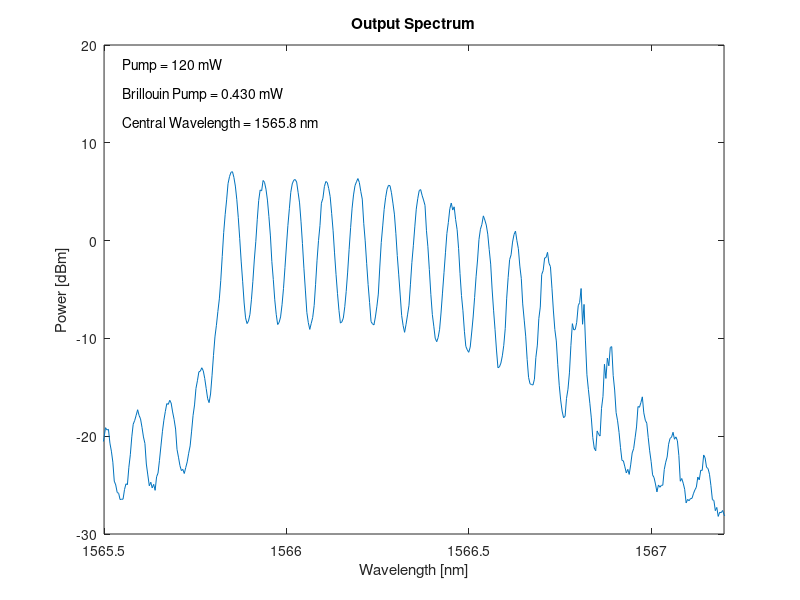
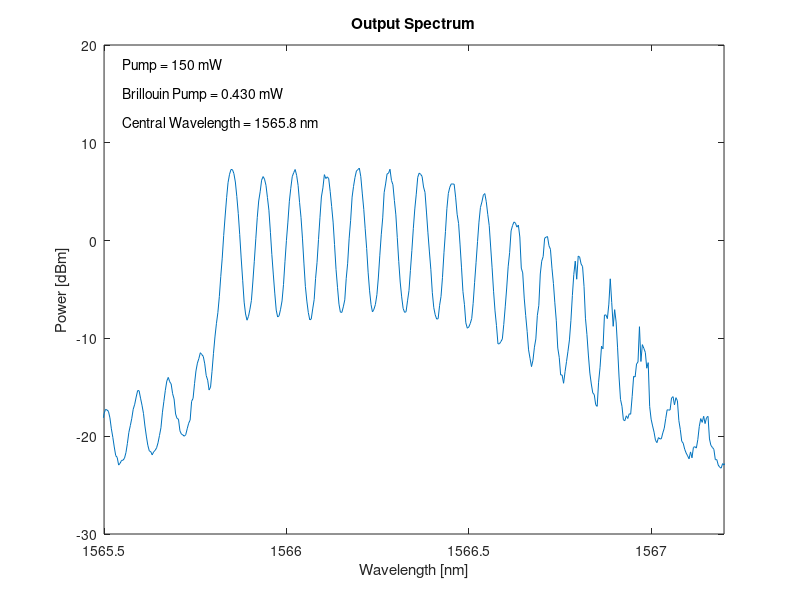
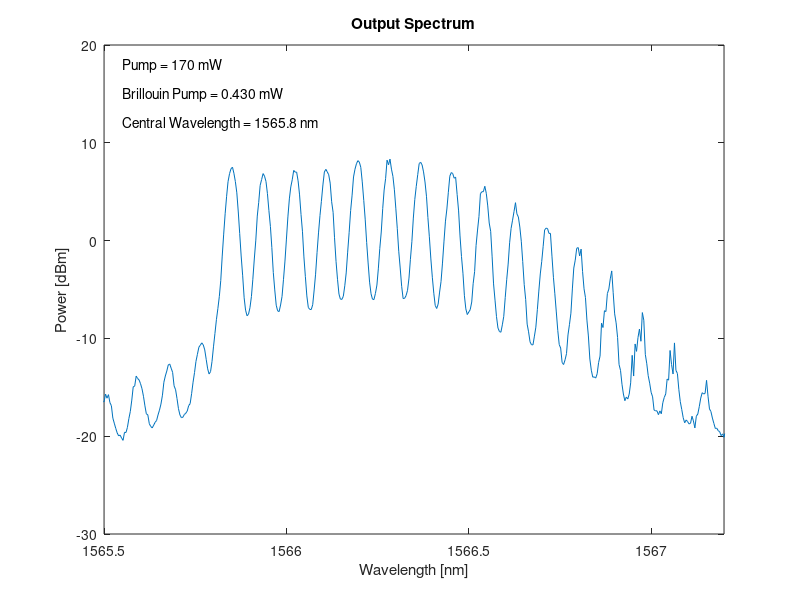
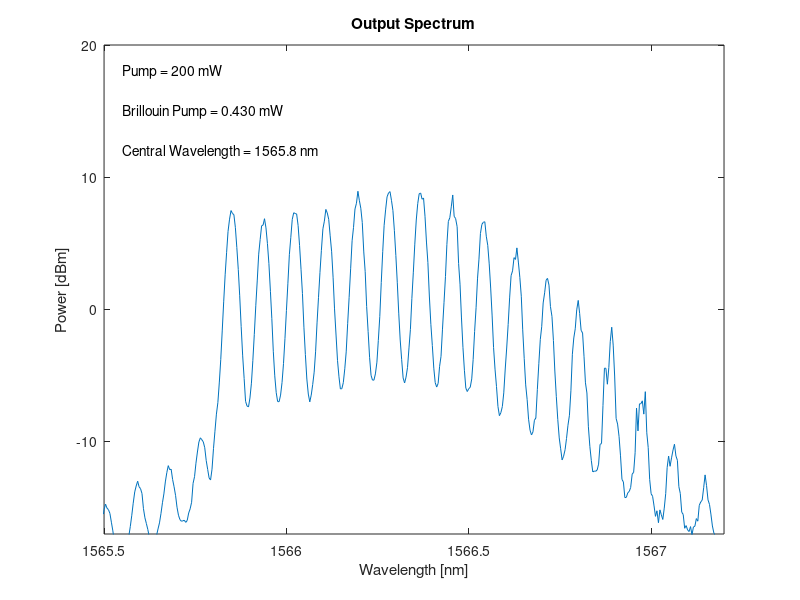

Source code (MATLAB) for these figures, in order:
clc;format short;format compact; 

%% Loads workspaces
load('Workspace_009.mat')
load('Workspace_010.mat')
load('Workspace_011.mat')
load('Workspace_012.mat')
load('Workspace_013.mat')
load('Workspace_014.mat')
load('Workspace_015.mat')

%% dBm 
Power9= 10*log10((Power9)/1e-3);
Power10= 10*log10((Power10)/1e-3);
Power11= 10*log10((Power11)/1e-3);
Power12= 10*log10((Power12)/1e-3);
Power13= 10*log10((Power13)/1e-3);
Power14= 10*log10((Power14)/1e-3);
Power15= 10*log10((Power15)/1e-3);

%% Plots spectrums

figure,plot(Lambda9,Power9);
hold off, grid off
title('Output Spectrum');
xlabel('Wavelength [nm]');
ylabel('Power [dBm]');
axis([1565.5 1567.2 -30 20]);
text(1565.55,18,'Pump = 120 mW');
text(1565.55,15,'Brillouin Pump = 0.430 mW');
text(1565.55,12,'Central Wavelength = 1565.8 nm');

figure, plot(Lambda10,Power10); 
hold off, grid off
title('Output Spectrum');
xlabel('Wavelength [nm]');
ylabel('Power [dBm]');
axis([1565.5 1567.2 -30 20]);
text(1565.55,18,'Pump = 150 mW');
text(1565.55,15,'Brillouin Pump = 0.430 mW');
text(1565.55,12,'Central Wavelength = 1565.8 nm');

figure, plot(Lambda11,Power11);
hold off, grid off
title('Output Spectrum');
xlabel('Wavelength [nm]');
ylabel('Power [dBm]');
axis([1565.5 1567.2 -30 20]);
text(1565.55,18,'Pump = 170 mW');
text(1565.55,15,'Brillouin Pump = 0.430 mW');
text(1565.55,12,'Central Wavelength = 1565.8 nm');

figure,plot(Lambda12,Power12);
hold off, grid off
title('Output Spectrum');
xlabel('Wavelength [nm]');
ylabel('Power [dBm]');
axis([1565.5 1567.2 -17 20]);
text(1565.55,18,'Pump = 200 mW');
text(1565.55,15,'Brillouin Pump = 0.430 mW');
text(1565.55,12,'Central Wavelength = 1565.8 nm');

figure, plot(Lambda13,Power13); 
hold off, grid off
title('Output Spectrum');
xlabel('Wavelength [nm]');
ylabel('Power [dBm]');
axis([1565.5 1567.2 -17 20]);
text(1565.55,18,'Pump = 220 mW');
text(1565.55,15,'Brillouin Pump = 0.430 mW');
text(1565.55,12,'Central Wavelength = 1565.8 nm');

figure, plot(Lambda14,Power14); 
hold off, grid off
title('Output Spectrum');
xlabel('Wavelength [nm]');
ylabel('Power [dBm]');
axis([1565.5 1567.2 -17 20]);
text(1565.55,18,'Pump = 250 mW');
text(1565.55,15,'Brillouin Pump = 0.430 mW');
text(1565.55,12,'Central Wavelength = 1565.8 nm');

figure, plot(Lambda15,Power15); 
hold off, grid off
title('Output Spectrum');
xlabel('Wavelength [nm]');
ylabel('Power [dBm]');
axis([1565.5 1567.2 -17 20]);
text(1565.55,18,'Pump = 280 mW');
text(1565.55,15,'Brillouin Pump = 0.430 mW');
text(1565.55,12,'Central Wavelength = 1565.8 nm');

figure,plot(Lambda9,Power9,Lambda10,Power10,Lambda11,Power11,Lambda12,Power12,Lambda13,Power13,Lambda14,Power14,Lambda15,Power15);
hold off, grid off
title('Output Spectrum');
xlabel('Wavelength [nm]');
ylabel('Power [dBm]');
axis([1565.5 1567.2 -30 20]);
l = legend ('120','150','170','200','220','250','280');
title(l,'Pump [mW]');
text(1565.55,15,'Brillouin Pump = 0.430 mW');
text(1565.55,12,'Central Wavelength = 1565.8 nm');
